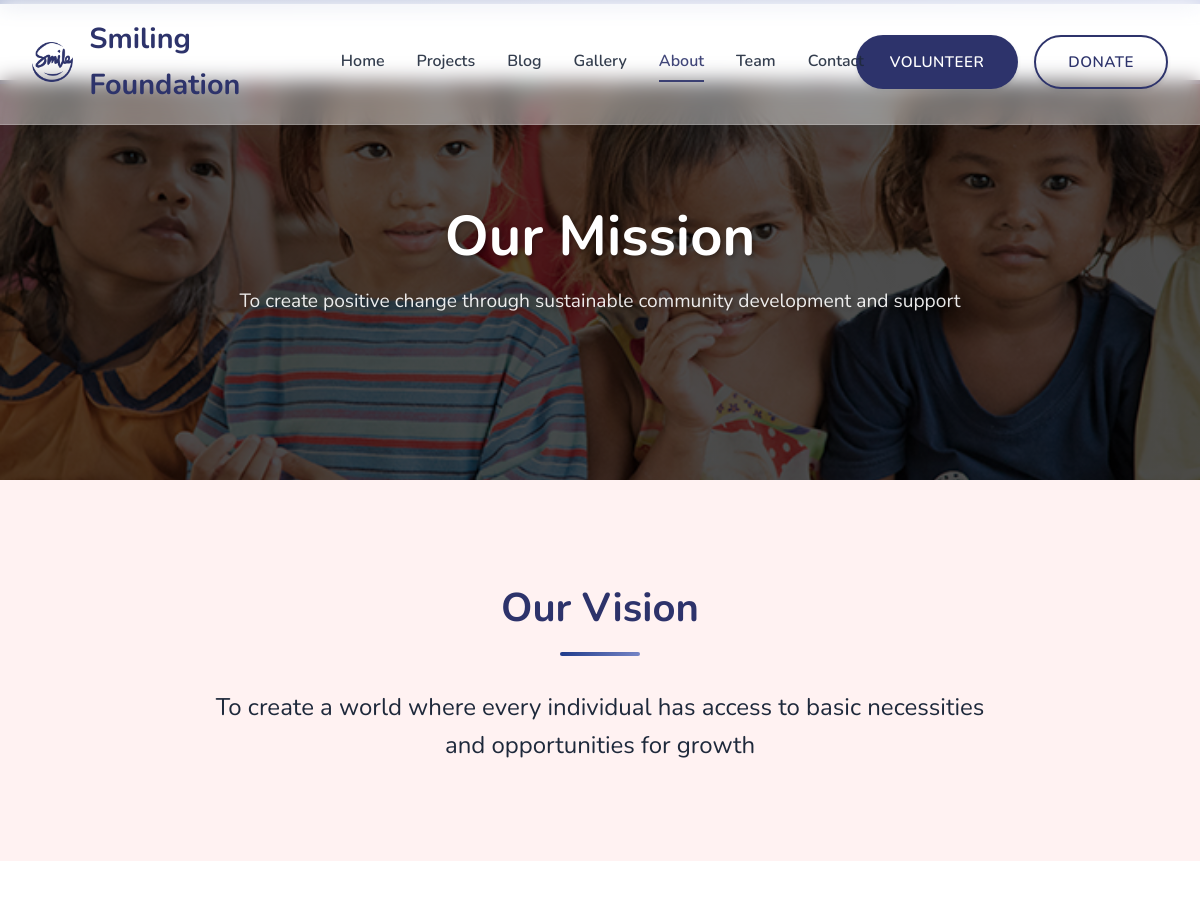
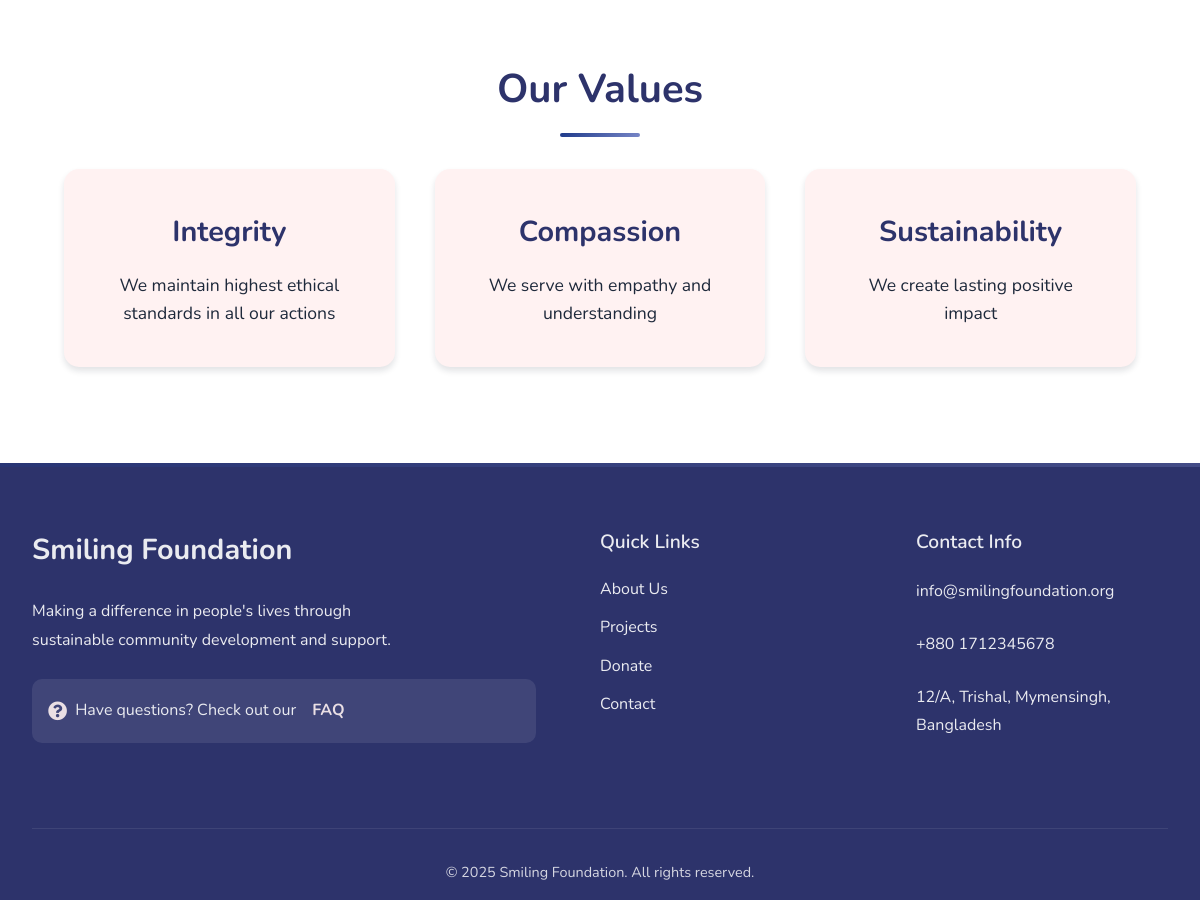
The app's page /pages/about.php with its own data (2 pictures, top to bottom).
### tables this page shows
CREATE TABLE `about_content` (
  `id` int(11) NOT NULL,
  `title` varchar(255) NOT NULL,
  `content` text DEFAULT NULL,
  `section` varchar(50) NOT NULL,
  `created_at` timestamp NOT NULL DEFAULT current_timestamp(),
  `is_deleted` tinyint(1) DEFAULT 0
);

### pages/about.php (the view, shortened to what this page needs)
<?php
$conn = mysqli_connect(DB_HOST, DB_USER, DB_PASS, DB_NAME);
$query = "SELECT * FROM about_content WHERE is_deleted = 0";
$result = mysqli_query($conn, $query);
$about_content = array();
while ($row = mysqli_fetch_assoc($result)) {
    $about_content[$row['section']] = $row;
}
$mission_title = isset($about_content['mission']) ? $about_content['mission']['title'] : 'Our Mission';
$mission_content = isset($about_content['mission']) ? $about_content['mission']['content'] : 'To create positive change through sustainable community development and support.';
$vision_title = isset($about_content['vision']) ? $about_content['vision']['title'] : 'Our Vision';
$vision_content = isset($about_content['vision']) ? $about_content['vision']['content'] : 'Vision content coming soon';
$values_title = isset($about_content['values']) ? $about_content['values']['title'] : 'Our Values';
$values_content = isset($about_content['values']) ? json_decode($about_content['values']['content'], true) : [];
?>
<!DOCTYPE html>
<html lang="en">
<head>
    <link rel="stylesheet" href="../assets/css/style.css">
    <link rel="stylesheet" href="../assets/css/animations.css">
</head>
<body>
    <?php include '../includes/header.php'; ?>
    <main>
        <section class="page-hero">
            <div class="hero-content fade-in">
                <h1><?php echo htmlspecialchars($mission_title); ?></h1>
                <p><?php echo htmlspecialchars($mission_content); ?></p>
            </div>
        </section>
        <section class="about-vision">
            <div class="container">
                <h2 class="slide-in"><?php echo htmlspecialchars($vision_title); ?></h2>
                <p class="fade-in"><?php echo htmlspecialchars($vision_content); ?></p>
            </div>
        </section>
        <section class="about-values">
            <div class="container">
                <h2 class="slide-in"><?php echo htmlspecialchars($values_title); ?></h2>
                <div class="values-grid">
                    <?php foreach ($values_content as $value): ?>
                        <div class="value-card fade-in">
                            <h3><?php echo htmlspecialchars($value['title']); ?></h3>
                            <p><?php echo htmlspecialchars($value['description']); ?></p>
                        </div>
                    <?php endforeach; ?>
                </div>
            </div>
        </section>
    </main>
    <?php include '../includes/footer.php'; ?>
</body>
</html>

### assets/css/style.css (style rules this page uses)
:root { --primary-color: #2d336b; --secondary-color: #7886c7; --accent-color: #fff2f2; --text-color: #1e293b; --light-bg: #e6f3ff; --white: #ffffff; --gradient: linear-gradient(135deg, #1e3a8a, #7886c7); --gradient-accent: linear-gradient(135deg, #1e3a8a, #2563eb); --shadow-sm: 0 2px 4px rgba(15, 23, 42, 0.08); --shadow-md: 0 4px 6px rgba(15, 23, 42, 0.12); --shadow-lg: 0 8px 16px rgba(15, 23, 42, 0.15); --transition: all 0.3s ease; }
* { margin: 0; padding: 0; box-sizing: border-box; }
body { font-family: "Nunito", sans-serif; line-height: 1.6; color: var(--text-color); overflow-x: hidden; }
.hero-content { max-width: 800px; font-size: 4rem; text-shadow: 2px 2px 4px rgba(0, 0, 0, 0.3); }
.hero-content h1 { font-size: 4rem; margin-bottom: 1.5rem; text-shadow: 2px 2px 4px rgba(0, 0, 0, 0.3); line-height: 1.2; }
.hero-content p { font-size: 1.5rem; margin-bottom: 2.5rem; opacity: 0.9; }
section { padding: 5rem 2rem; }
section h2 { text-align: center; margin-bottom: 3rem; font-size: 2.5rem; color: var(--primary-color); }
section::before { content: ""; position: absolute; top: 0; left: 0; right: 0; height: 4px; background: var(--gradient); opacity: 0.3; }
.about-vision { background: var(--accent-color); padding: 6rem 0; text-align: center; }
.about-vision p { font-size: 1.5rem; line-height: 1.6; max-width: 800px; margin: 0 auto; color: var(--text-color); }
.about-values { padding: 6rem 0; }
.values-grid { display: grid; grid-template-columns: repeat(auto-fit, minmax(250px, 1fr)); gap: 2.5rem; max-width: 1200px; margin: 2rem auto 0; padding: 0 2rem; }
.value-card { background: var(--accent-color); padding: 2.5rem; border-radius: 15px; box-shadow: var(--shadow-md); text-align: center; transition: transform 0.3s ease; }
.value-card h3 { color: var(--primary-color); font-size: 1.8rem; margin-bottom: 1rem; font-weight: 700; }
.value-card p { color: var(--text-color); line-height: 1.6; font-size: 1.1rem; }
.about-vision h2, .about-values h2 { color: var(--primary-color); font-size: 2.5rem; margin-bottom: 2rem; position: relative; padding-bottom: 1rem; }
.about-vision h2::after, .about-values h2::after { content: ""; position: absolute; bottom: 0; left: 50%; transform: translateX(-50%); width: 80px; height: 4px; background: var(--gradient); border-radius: 2px; }
.container { max-width: 1200px; margin: 0 auto; padding: 0 2rem; }
.fade-in { opacity: 0; transform: translateY(20px); animation: fadeIn 0.6s ease-out forwards; }
.slide-in { opacity: 0; transform: translateY(-30px); animation: slideIn 0.6s ease-out forwards; }
.page-hero { height: 50vh; background: linear-gradient(rgba(0, 0, 0, 0.7), rgba(0, 0, 0, 0.7)), var(--hero-bg, url("../img/hero/default-hero.jpg")); background-size: cover; background-position: center; display: flex; align-items: center; justify-content: center; text-align: center; color: var(--white); margin-top: 80px; position: relative; }
.page-hero .hero-content { max-width: 800px; padding: 0 2rem; position: relative; z-index: 2; }
.page-hero h1 { font-size: 3.5rem; margin-bottom: 1rem; text-shadow: 2px 2px 4px rgba(0, 0, 0, 0.3); }
.page-hero p { font-size: 1.2rem; opacity: 0.9; }

### assets/css/animations.css (style rules this page uses)
.fade-in { opacity: 0; transform: translateY(20px); transition: opacity 0.6s ease-out, transform 0.6s ease-out; }
.fade-in.visible { opacity: 1; transform: translateY(0); }
.slide-in { opacity: 0; transform: translateX(-30px); transition: opacity 0.6s ease-out, transform 0.6s ease-out; }
.slide-in.visible { opacity: 1; transform: translateX(0); }

### records on screen
about_content: title "Our Mission", content "To create positive change through sustainable community development and support"
about_content: title "Our Vision", content "To create a world where every individual has access to basic necessities and opportunities for growth"
about_content: title "Our Values"

### other values on screen
SITE_NAME "Smiling Foundation"
$value['title'] "Integrity"
$value['description'] "We maintain highest ethical standards in all our actions"
$value['title'] "Compassion"
$value['description'] "We serve with empathy and understanding"
$value['title'] "Sustainability"
$value['description'] "We create lasting positive impact"
CONTACT_EMAIL "info@smilingfoundation.org"
CONTACT_PHONE "+880 1712345678"
CONTACT_ADDRESS "12/A, Trishal, Mymensingh, Bangladesh"
